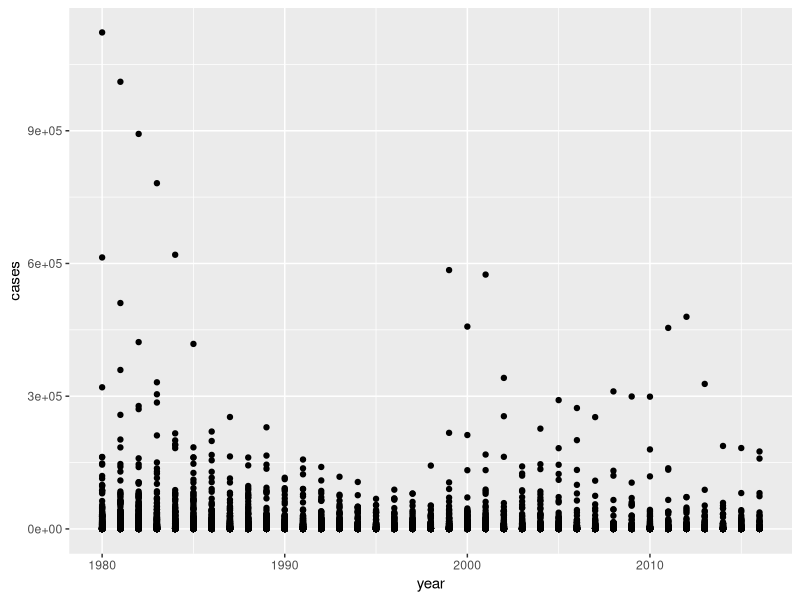
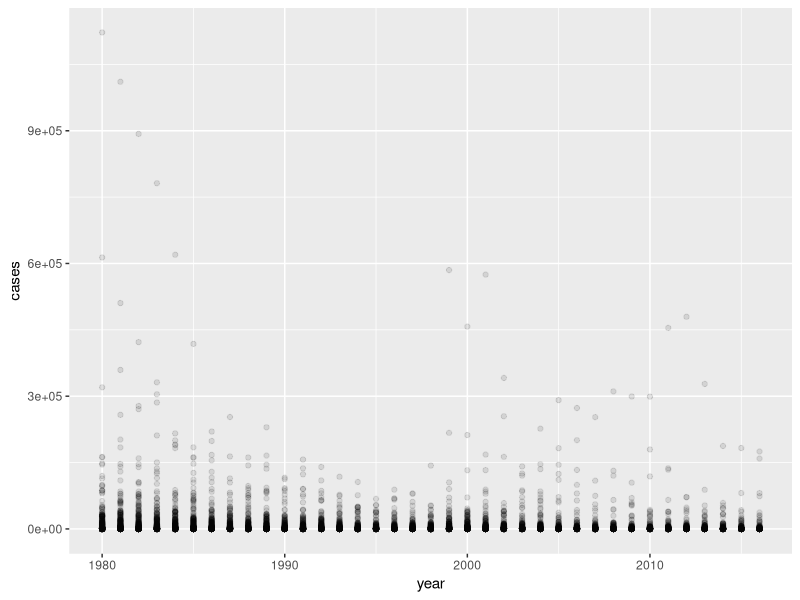
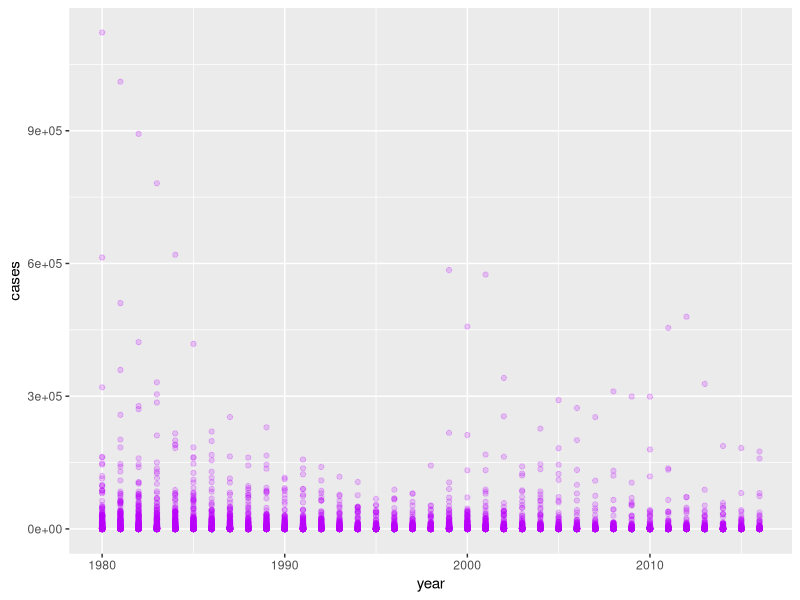
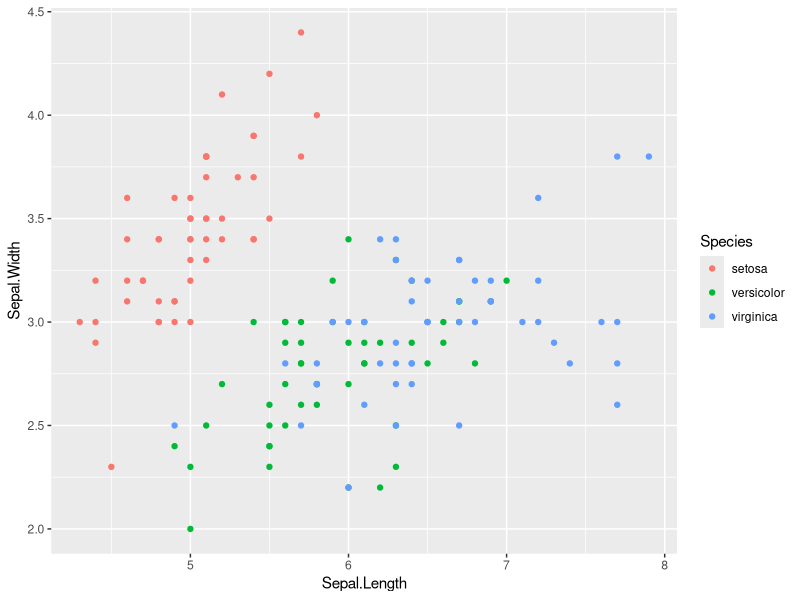
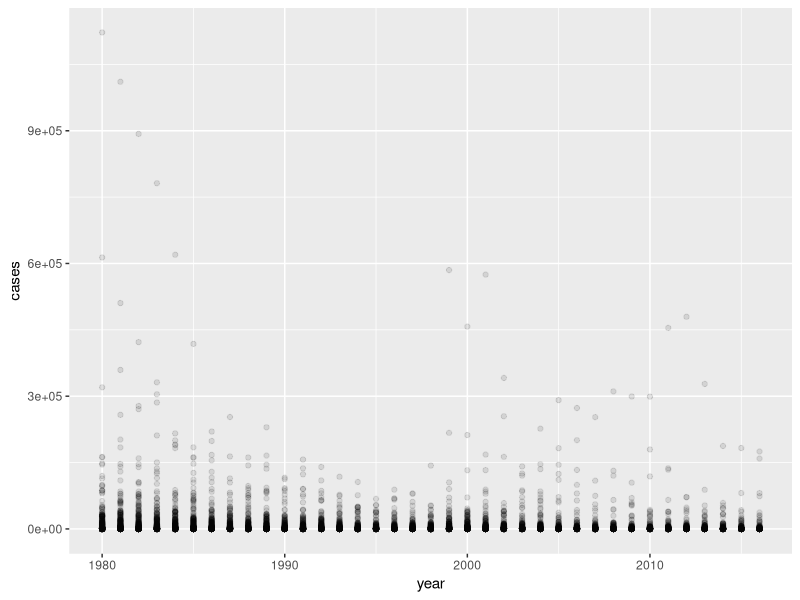
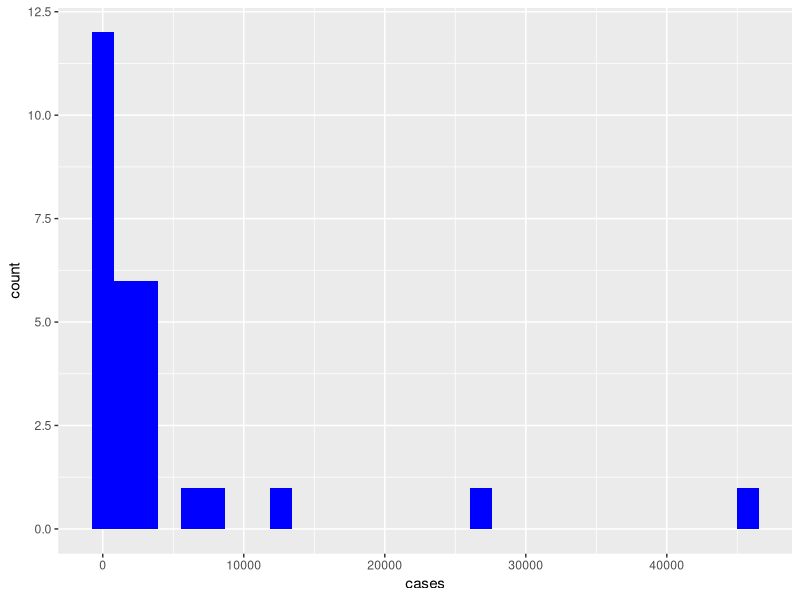
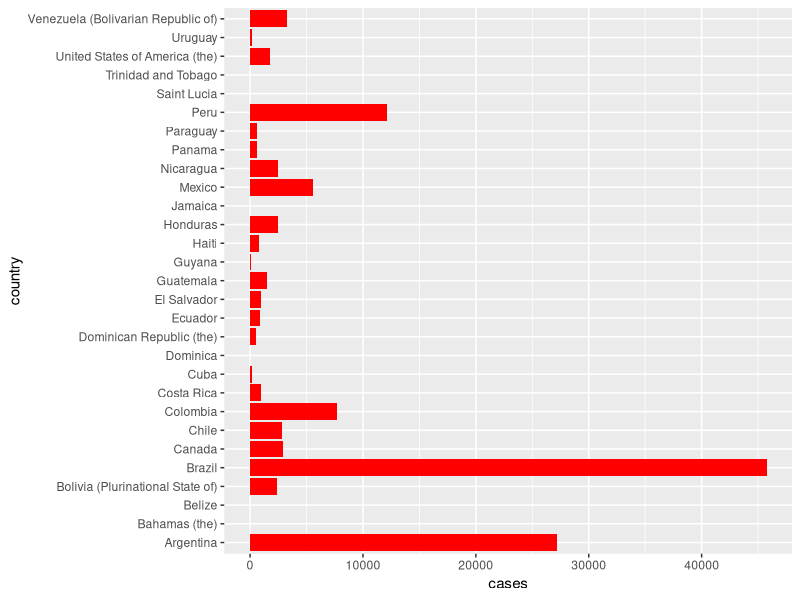
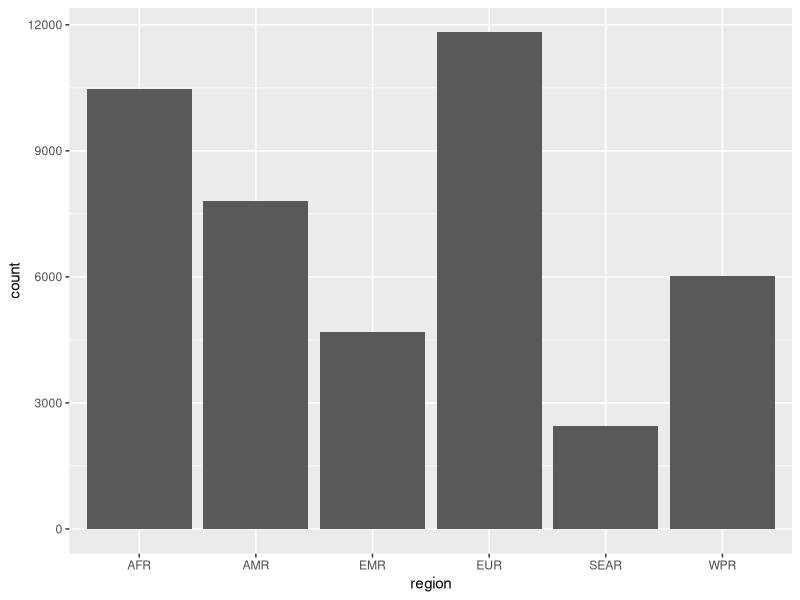

Source code (R) for these figures, in order:
## ---- chunk 1
knitr::opts_chunk$set(echo = TRUE)
## ---- chunk 2
library(readxl)
library(ggplot2)
who_disease <- read_xlsx("data/who_disease.xlsx")

# 기본 시각화
ggplot(who_disease, aes (x = year, y = cases)) + 
  # 그래프 종류
  geom_point()

# 옵션 1.  투명모드
ggplot(who_disease, aes (x = year, y = cases)) + 
  # 그래프 종류
  geom_point(alpha = 0.1)

# 옵션 2. 색상 변화
ggplot(who_disease, aes (x = year, y = cases)) + 
  # 그래프 종류
  geom_point(alpha = 0.2, colour = "#B900FA")

## ---- chunk 3
str(iris)
ggplot(iris, aes(x = Sepal.Length,
                 y = Sepal.Width,
                 colour = Species)) +
  geom_point()
  # 옵션 장난
## ---- chunk 4
ggplot(who_disease, aes (x = year, y = cases)) + 
  # 그래프 종류
  geom_point(alpha = 0.1)
## ---- chunk 5
library(dplyr)
str(who_disease)
who_disease %>% 
  filter(region == 'AMR',
         year == 1980,
         disease == 'pertussis',
         cases > 0) -> data2

ggplot(data2, aes(x = cases)) +
  geom_histogram(fill = "blue")

ggplot(data2, aes(x = country, y = cases)) +
  geom_col(fill = "red") +
#옵션
 coord_flip()

ggplot(who_disease, aes(region)) +
  geom_bar()
## ---- chunk 6
ggplot(diamonds, aes(x = color, fill = cut)) +
  geom_bar(position = "fill") # dodge

## ---- chunk 7
leisure <- read.csv("data/leisure.csv")
str(leisure)
## ---- chunk 8
ggplot(data = leisure, aes(x = age, y = expense, col = sex)) +
  geom_line()
## ---- chunk 9
mpg1 <- read.csv("data/mpg1.csv",stringsAsFactors = FALSE)

# 데이터 가공
drv_hwy <- mpg1 %>%
  group_by(drv) %>% 
  summarise(mean_hwy = mean(hwy))

drv_hwy
## ---- chunk 10
# 기본 그래프
ggplot(data = drv_hwy, aes(x = drv, y = mean_hwy)) +
  geom_col()

ggplot(data = drv_hwy, aes(x = reorder(drv, mean_hwy),#오름차순
                           y = mean_hwy)) +
  geom_col()

ggplot(data = drv_hwy, aes(x = reorder(drv, -mean_hwy),#내림
                           y = mean_hwy)) +
  geom_col() +
  
  labs(
    title = "그래프 제목을 입력하세여",
    subtitle = "그래프 소제목을 입력하세여",
    x = "x변수명을 입력하세여",
    y = "y변수명을 입력하세여",
    caption = "데이터 출처를 입력하세여"
  )
